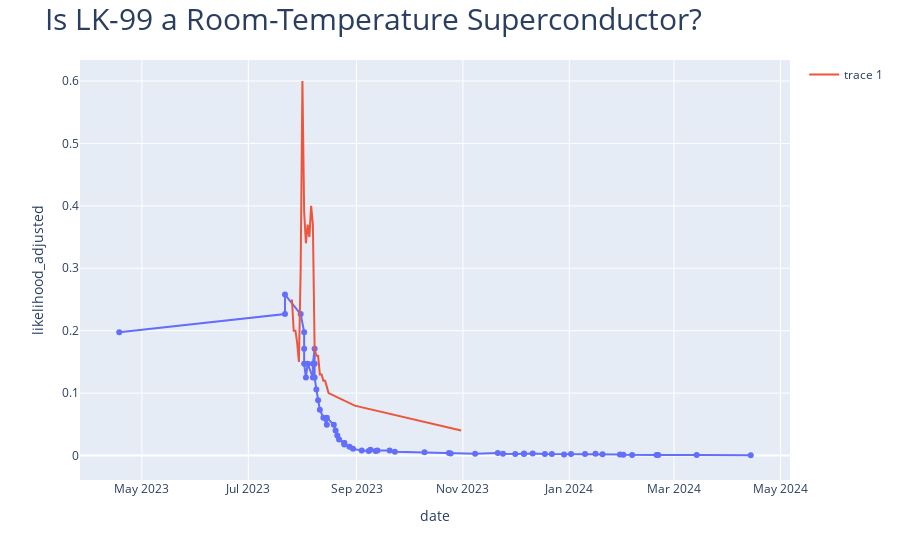

Source (notebook cell):
### Code cell
import numpy as np
import plotly.graph_objects as go
from scipy.stats import norm
means_list = [0]
means_list = [-100]
means_list = [-90]
variances_list = [100]
cdf_list = [0.5]

for i, row in df.iterrows():
    #Add means
    if row['lk99_veracity']=='yes':
        mean=1
    elif row['lk99_veracity']=='neutral':
        mean=0
    elif row['lk99_veracity']=='no':
        mean=-1
    #Add stdevs
    if type(row['journal_if']) is not float:
        variance=100
    else:
        if float(row['journal_if'])<1:#Not a trusted journal
            variance=80
        if float(row['journal_if'])<5:#Semi-trusted journal
            variance=20
        else:#Well-respected journal
            variance=10
    new_variance = 1./(1./variances_list[-1] + 1./variance)
    new_mean = new_variance * (means_list[-1]/variances_list[-1] + mean/variance)
    #print(row['lk99_veracity'],row['journal_if'],new_mean,new_variance)
    means_list.append(new_mean)
    variances_list.append(new_variance)
    cdf_list.append(1.0-norm.cdf(0,new_mean,new_variance))

df['means']=means_list[1:]
df['iter_variances']=variances_list[1:]
df['likelihood_adjusted']=cdf_list[1:]

#all_dates = [df['date'][0]]+df['date'].tolist()
#plt.plot(all_dates,means_list)

#fig = go.Figure(data=[go.Scatter(x=all_dates,y=means_list,mode='lines+markers')])
#fig.show()
import plotly.express as px
fig = px.line(df,x='date',y='likelihood_adjusted',hover_name='paper_title',hover_data=['doi','lk99_veracity','journal','journal_if','citations'],markers=True)
fig.add_scatter(x=betting_df['date'],y=betting_df['probability'])
fig.update_layout(title={'text':'Is LK-99 a Room-Temperature Superconductor?','font':{'size':30}})
fig.show()

### Figure 1 — Plotly figure (JSON) as saved in the notebook; plotly's stock layout.template omitted (floating-point values rounded to 4 significant figures; data arrays with more than 128 entries replaced by an {"elided": "..."} marker saying what was removed)
{"data": [{"customdata": {"elided": "60x5 mixed values"}, "hovertemplate": "<b>%{hovertext}</b><br><br>date=%{x}<br>likelihood_adjusted=%{y}<br>doi=%{customdata[0]}<br>lk99_veracity=%{customdata[1]}<br>journal=%{customdata[2]}<br>journal_if=%{customdata[3]}<br>citations=%{customdata[4]}<extra></extra>", "hovertext": ["Consideration for the development of room-temperature ambient-pressure superconductor (LK-99)", "The First Room-Temperature Ambient-Pressure Superconductor", "Superconductor Pb10−xCux(PO4)6O showing levitation at room temperature and atmospheric pressure and mechanism", "Origin of correlated isolated flat bands in copper-substituted lead phosphate apatite", "Electronic Structure and Vibrational Stability of Copper-substituted Lead Apatite (LK-99)", "Observation of zero resistance above 100∘ K in Pb10−xCux(PO4)6O", "Electronic Structure and Vibrational Stability of Copper-substituted Lead Apatite (LK-99)", "Successful growth and room temperature ambient-pressure magnetic levitation of LK-99", "S-wave pairing in a two-orbital t-J model on triangular lattice: possible application to Pb10−xCux(PO4)6O", "The 2023 Development of Room-Temperature Ambient-Pressure Superconductor: Vision and Future Trend of Power Systems", "Synthesis and characterisation of LK-99", "First order transition in Pb10−xCux(PO4)6O (0.9<x<1.1) containing Cu2S", "High-temperature superconductivity on Anderson lattice and moreover", "Effective model for Pb9Cu(PO4)6O", "Observation of abnormal resistance-temperature behavior along with diamagnetic transition in Pb10−xCux(PO4)6O-based composite", "Current percolation model for the special resistivity behavior observed in Cu-doped Apatite", "High Temperature Superconductivity with Strong Correlations and Disorder: Possible Relevance to Cu-doped Apatite", "Entertaining the Possibility of RT Superconductivity in LK-99", "Ferromagnetic half levitation of LK-99-like synthetic samples", "Different phase leads to different transport behavior in Pb9Cu(PO4)6O compounds", "Multiple Slater determinants and strong spin-fluctuations as key ingredients of the electronic structure of electron- and hole-doped Pb10−xCux(PO4)6O", "The characteristics of LK-99 by Cu2S removal using ammonia solution: A diamagnetic semiconductor", "Pb-apatite framework as a generator of novel flat-band CuO based physics", "Magical or magnetic? Less commonly taught facts about real-world permanent magnets and their diverse interactions with objects", "Effective tight-binding Hamiltonian for the low-energy electronic structure of the Cu-doped lead apatite and the parent compound", "Phases and magnetism at microscale in compounds containing nominal Pb10−xCux(PO4)6O", "Synthesis of possible room temperature superconductor LK-99: Pb9Cu(PO4)6O", "Models of Oxygen Occupancy in Lead Phosphate Apatite Pb10(PO4)6O", "Ferromagnetic and insulating behavior in both half magnetic levitation and non-levitation LK-99 like samples", "Flat-band and multi-dimensional fermions in Pb10(PO4)6O4", "Superionic Phase Transition of Copper(I) Sulfide and Its Implication for Purported Superconductivity of LK-99", "Investigation into the nature behind the interesting half levitation behavior of claimed superconductor LK-99", "Deciphering the Enigma of Cu-Doped Lead Apatite (LK-99): Structural Insights, Electronic Properties, and Implications for Ambient-Pressure Superconductivity", "The Crystal Structure of Pb10(PO4)6O Revisited: The Evidence of Superstructure", "Impersonating a Superconductor: High-Pressure BaCoO3, an Insulating Ferromagnet", "Decreasing of Gravitational Mass of the First Room-Temperature\nAmbient-Pressure Superconductor LK-99, when it is subjected to an\nAlternating Magnetic Field of Extremely Low Frequency.", "The interplay between exciton- and phonon-induced superconductivity might explain the phenomena observed in LK-99", "Single crystal synthesis, structure, and magnetism of Pb10−xCux(PO4)6O ", "Absence of Superconductivity in LK-99 at Ambient Conditions", "Metallization and spin fluctuations in Cu-doped lead apatite", "No superconductivity in Pb\n9\nCu\n1\n(PO\n4\n)\n6\nO found in orbital and spin fluctuation exchange calculations", "First-order transition in LK-99 containing Cu2S", "Ab initio investigations on the electronic properties and stability of Cu-substituted lead apatite (LK-99) family with different doping concentrations (x = 0, 1, 2)", "Solving the LK-99 puzzle", "Synthesis, transport and magnetic properties\nof Cu-doped apatite Pb10_x0001_xCux(PO4)6O", "Ferromagnetism and insulating behavior with a logarithmic temperature dependence of resistivity in Pb10−xCux(PO4)6O", "Phase Stability of Lead Phosphate Apatite Pb10–xCux(PO4)6O, Pb10–xCux(PO4)6(OH)2 (x = 0, 1), and Pb8Cu2(PO4)6", "Structural and Electronic Intricacies of Cu-Doped Lead Apatite (LK-99): Implications for Potential Ambient-Pressure Superconductivity", "A resistivity anomaly at 380 K in reproduced LK-99", "Magnetic-Field Response and Giant Electric-Field Modulation of Cu2S", "Defect Chemistry and Doping of Lead Phosphate Oxo Apatite Pb10(PO4)6O", "Electromagnetic properties of copper doped lead apatite Pb10−xCux(PO4)6O", "On the dynamical stability of copper-doped lead apatite", "Some Remarks on Possible Superconductivity of Composition Pb9CuP6O25", "The characteristics of Cu-doped lead apatite (LK-99) synthesized with the removal of Cu2S using ammonia solution: A diamagnetic semiconductor ", "Emergence of Weyl Points due to Spin Orbit Coupling in LK-99", "The 1/4 occupied O atoms induced ultra-flatband and the one-dimensional channels in the Pb10−xCux(PO4)6O4 (x = 0, 0.5) crystal", "Replication and study of anomalies in LK-99—the alleged ambient-pressure, room-temperature superconductor", "Exploration of superconductivity in LK-99 synthesized under different cooling conditions", "Observation of diamagnetic strange-metal phase in sulfur-copper codoped lead apatite"], "legendgroup": "", "line": {"color": "#636efa", "dash": "solid"}, "marker": {"symbol": "circle"}, "mode": "lines+markers", "name": "", "orientation": "v", "showlegend": false, "type": "scatter", "x": ["2023-04-18T00:00:00", "2023-07-22T00:00:00", "2023-07-22T00:00:00", "2023-07-31T00:00:00", "2023-08-02T00:00:00", "2023-08-02T00:00:00", "2023-08-02T00:00:00", "2023-08-03T00:00:00", "2023-08-04T00:00:00", "2023-08-07T00:00:00", "2023-08-07T00:00:00", "2023-08-08T00:00:00", "2023-08-08T00:00:00", "2023-08-08T00:00:00", "2023-08-09T00:00:00", "2023-08-10T00:00:00", "2023-08-11T00:00:00", "2023-08-13T00:00:00", "2023-08-15T00:00:00", "2023-08-15T00:00:00", "2023-08-19T00:00:00", "2023-08-20T00:00:00", "2023-08-21T00:00:00", "2023-08-22T00:00:00", "2023-08-25T00:00:00", "2023-08-25T00:00:00", "2023-08-25T00:00:00", "2023-08-28T00:00:00", "2023-08-30T00:00:00", "2023-09-04T00:00:00", "2023-09-08T00:00:00", "2023-09-09T00:00:00", "2023-09-12T00:00:00", "2023-09-13T00:00:00", "2023-09-20T00:00:00", "2023-09-23T00:00:00", "2023-10-10T00:00:00", "2023-10-24T00:00:00", "2023-10-25T00:00:00", "2023-11-08T00:00:00", "2023-11-21T00:00:00", "2023-11-24T00:00:00", "2023-12-01T00:00:00", "2023-12-06T00:00:00", "2023-12-06T00:00:00", "2023-12-11T00:00:00", "2023-12-18T00:00:00", "2023-12-22T00:00:00", "2023-12-29T00:00:00", "2024-01-02T00:00:00", "2024-01-10T00:00:00", "2024-01-16T00:00:00", "2024-01-20T00:00:00", "2024-01-30T00:00:00", "2024-02-01T00:00:00", "2024-02-06T00:00:00", "2024-02-20T00:00:00", "2024-02-21T00:00:00", "2024-03-14T00:00:00", "2024-04-14T00:00:00"], "xaxis": "x", "y": [0.1977, 0.2266, 0.2578, 0.2266, 0.1977, 0.1711, 0.1469, 0.1251, 0.1469, 0.1251, 0.1469, 0.1711, 0.1469, 0.1251, 0.1056, 0.08851, 0.07353, 0.06057, 0.04947, 0.06057, 0.04947, 0.04006, 0.03216, 0.02559, 0.02018, 0.02018, 0.01786, 0.0139, 0.01072, 0.008198, 0.007143, 0.009387, 0.007143, 0.008198, 0.008198, 0.00621, 0.005386, 0.004025, 0.003467, 0.00298, 0.004025, 0.00298, 0.002555, 0.003467, 0.002555, 0.003467, 0.002555, 0.002555, 0.001866, 0.002555, 0.002555, 0.00298, 0.002186, 0.001866, 0.00135, 0.0009676, 0.0006871, 0.0008164, 0.0006871, 0.0004834], "yaxis": "y"}, {"type": "scatter", "x": ["2023-07-26", "2023-07-27", "2023-07-28", "2023-07-29", "2023-07-30", "2023-07-31", "2023-08-01", "2023-08-02", "2023-08-03", "2023-08-04", "2023-08-05", "2023-08-06", "2023-08-07", "2023-08-08", "2023-08-09", "2023-08-10", "2023-08-11", "2023-08-12", "2023-08-13", "2023-08-14", "2023-08-15", "2023-08-16", "2023-08-31", "2023-09-30", "2023-10-31"], "y": [0.25, 0.2, 0.2, 0.18, 0.15, 0.3, 0.6, 0.39, 0.34, 0.37, 0.35, 0.4, 0.37, 0.17, 0.16, 0.16, 0.13, 0.13, 0.12, 0.12, 0.11, 0.1, 0.08, 0.06, 0.04]}], "layout": {"legend": {"tracegroupgap": 0}, "margin": {"t": 60}, "title": {"font": {"size": 30}, "text": "Is LK-99 a Room-Temperature Superconductor?"}, "xaxis": {"anchor": "y", "domain": [0, 1], "title": {"text": "date"}}, "yaxis": {"anchor": "x", "domain": [0, 1], "title": {"text": "likelihood_adjusted"}}}}
